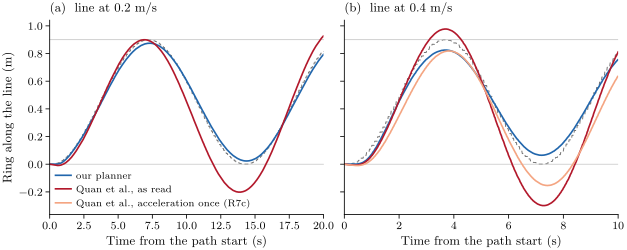

Reproduce this figure in Python.
#!/usr/bin/env python3
"""Quan et al.'s law against our planner on the centre-of-mass hub world (card docs/experiments/2026-10-23_quan_exact.md).

Message: on the 0.9 m out-and-back line our planner follows the schedule; the paper's law, as read, keeps the pace but runs
past each end; reading R7c (the path's acceleration fed forward once) takes most of that overshoot out.
Hero: the ring's position along the line against the schedule, from the path's start, two cycles; our planner blue, the
law red (R6c), R7c light red where flown, the schedule grey dashed. Left out: the port (it lags 1.1-1.2 s, in the table),
the sideways error, the hover. Data: R2806/R2807 (ours), R2814/R2815 (R6c), R2818 (R7c, line 0.4) via tools/metrics.load_run.
"""
import glob
import json
import os
import sys

import numpy as np

sys.path.insert(0, os.path.dirname(os.path.abspath(__file__)))
import review_style as S  # noqa: E402
import metrics as M  # noqa: E402

REPO = S.REPO
CASES = (('0.2 m/s', {'ours': 'R2806', 'law': 'R2814'}),
         ('0.4 m/s', {'ours': 'R2807', 'law': 'R2815', 'r7c': 'R2818'}))
WINDOW_S = {'0.2 m/s': 20.0, '0.4 m/s': 10.0}            # two out-and-back cycles


def track(rid):
    hits = glob.glob(os.path.join(REPO, 'results', '2026-10-2*', rid + '_*'))
    if not hits:
        return None
    d = M.load_run(hits[0])['data']
    ev = json.load(open(os.path.join(hits[0], 'metrics.json')))['events']
    t = np.asarray(d['t'], float) - float(ev['PATH_START'])
    x = np.asarray(d['payload_x'], float)
    i0 = np.searchsorted(t, 0.0)
    return t, x - x[i0], np.asarray(d['payload_ref_x'], float) - x[i0]


def main():
    S.setup()
    fig = S.figure('full', 2.5)
    axs = fig.subplots(1, 2, sharey=True)
    for ax, (case, runs) in zip(axs, CASES):
        w = WINDOW_S[case]
        t, x, ref = track(runs['ours'])
        m = (t >= 0) & (t <= w)
        ax.plot(t[m], ref[m], **S.REF)
        ax.plot(t[m], x[m], color=S.BLUE, lw=S.LW_HERO, label='our planner')
        t, x, _ = track(runs['law'])
        m = (t >= 0) & (t <= w)
        ax.plot(t[m], x[m], color=S.RED, lw=S.LW_HERO, label='Quan et al., as read')
        if 'r7c' in runs and track(runs['r7c']) is not None:
            t, x, _ = track(runs['r7c'])
            m = (t >= 0) & (t <= w)
            ax.plot(t[m], x[m], color=S.RED_LIGHT, lw=S.LW_HERO, label='Quan et al., acceleration once (R7c)')
        ax.axhline(0.9, color=S.LIGHT, lw=0.5, zorder=0)
        ax.axhline(0.0, color=S.LIGHT, lw=0.5, zorder=0)
        ax.set_xlim(0, w)
        ax.set_xlabel('Time from the path start (s)')
        S.panel(ax, 'ab'[CASES.index((case, runs))], f'line at {case}')
    axs[0].set_ylabel('Ring along the line (m)')
    h, l = axs[1].get_legend_handles_labels()
    axs[0].legend(h, l, loc='lower left', fontsize=7, frameon=False)
    S.save(fig, 'fig_quan_lines')


if __name__ == '__main__':
    main()
